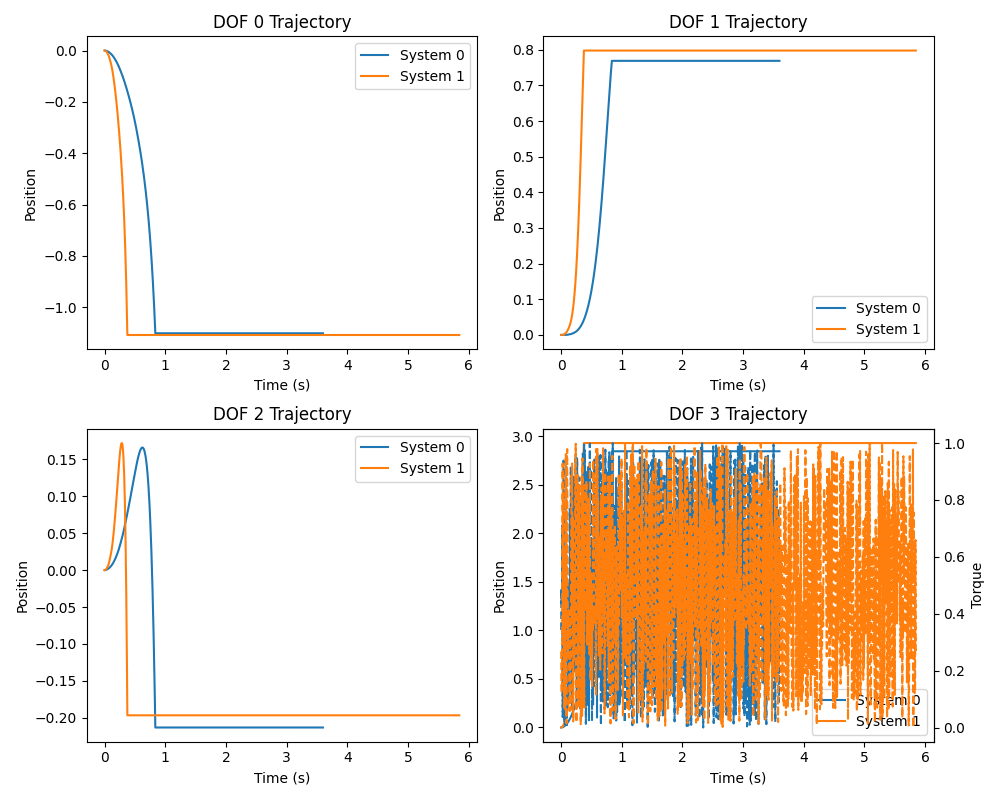

The Python source for this figure:
import taichi as ti
import numpy as np
from taichi import sin, cos
import time
import matplotlib.pyplot as plt
import os
this_dir = os.path.dirname(os.path.abspath(__file__))

# ti.init(arch=ti.cpu, cpu_max_num_threads=1)
ti.init(arch=ti.cuda)

PI = np.pi
M_PI_4 = np.pi / 4.0
M_SQRT2 = np.sqrt(2.0)

[h, r, m, g, h2,  Isx, Isy, Isz,  Iax, Iay, Iaz] = [0.1, 0.05, 0.5, 9.81, -0.01,  9E-4, 9E-4, 25E-4,  4E-9, 9E-9, 9E-9]

@ti.func
def get_MCG(q:ti.types.vector(4), q_dot:ti.types.vector(4)):
    yaw, pit, rol, q4 = q
    yawd, pitd, rold, q4d = q_dot
    M = ti.Matrix.zero(ti.float32, 4, 4)
    C = ti.Matrix.zero(ti.float32, 4, 4)
    G = ti.Vector.zero(ti.float32, 4)

    x0 = sin(pit)
    x1 = cos(pit)
    x2 = pow(x1, 2)
    x3 = cos(rol)
    x4 = pow(x3, 2)
    x5 = Iaz*x4
    x6 = sin(rol)
    x7 = pow(x6, 2)
    x8 = Isy*x7
    x9 = Isz*x4
    x10 = sin(q4)
    x11 = x0*x10
    x12 = cos(q4)
    x13 = x1*x12
    x14 = x13*x6
    x15 = x11 + x14
    x16 = x0*x12
    x17 = x1*x10
    x18 = x17*x6
    x19 = x16 - x18
    x20 = pow(h, 2)
    x21 = sin(yaw)
    x22 = cos(yaw)
    x23 = x0*x3
    x24 = x21*x6 + x22*x23
    x25 = x21*x23 - x22*x6
    x26 = pow(h2, 2)
    x27 = pow(r, 2)
    x28 = h*h2
    x29 = 2*x28
    x30 = x2*x27
    x31 = pow(x12, 2)
    x32 = x27*x31
    x33 = x30*x4
    x34 = x2*x4
    x35 = r*x3
    x36 = x1*x35
    x37 = 2*x36
    x38 = h2*x16
    x39 = x20*x4
    x40 = x26*x4
    x41 = 2*x31
    x42 = h*x6
    x43 = x10*x35
    x44 = 2*x2
    x45 = x43*x44
    x46 = h2*x6
    x47 = Iay*x3
    x48 = x1*x6
    x49 = x1*x3
    x50 = x49*x6
    x51 = Iaz*x6
    x52 = m*r
    x53 = x17*x52
    x54 = h*x53
    x55 = h2*x53
    x56 = x10*x47
    x57 = Iax*x3
    x58 = x10*x57
    x59 = m*x20
    x60 = m*x26
    x61 = h2*x49
    x62 = 2*m
    x63 = x42*x62
    x64 = r*x16
    x65 = m*x64
    x66 = x42*x65
    x67 = -x66
    x68 = pow(x10, 2)
    x69 = Iax*x68
    x70 = Iay*x68
    x71 = 2*x7
    x72 = m*x27
    x73 = x10*x72
    x74 = x3*x73
    x75 = x6*x72
    x76 = x68*x75
    x77 = Isy*x50 - Isz*x50 + x16*x56 - x16*x58 + x16*x74 + x20*x50 - x46*x65 + x47*x48 - x49*x51 - x49*x76 + x50*x59 + x50*x60 + x50*x69 - x50*x70 + x54*x71 - x54 + x55*x71 - x55 + x61*x63 + x67
    x78 = Iax*x0
    x79 = x0*x20
    x80 = m*x29
    x81 = h*x35
    x82 = m*x81
    x83 = x13*x82
    x84 = h2*x12
    x85 = x68*x72
    x86 = Iax*x0*x68 + Iax*x1*x10*x12*x6 - Iay*x10*x14 - Isx*x0 - m*x36*x84 - m*x79 - x0*x60 - x0*x70 - x0*x80 - x0*x85 - x14*x73 - x78 - x79 - x83
    x87 = Iaz*x3
    x88 = x1*x87
    x89 = h2*m
    x90 = x46*x52
    x91 = q4 + M_PI_4
    x92 = sin(x91)
    x93 = M_SQRT2
    x94 = h*x93
    x95 = x92*x94
    x96 = x0*x95
    x97 = cos(x91)
    x98 = x42*x52
    x99 = 2*rol
    x100 = -x99
    x101 = pit + x100
    x102 = pit + x99
    x103 = (1.0/4.0)*sin(x101) - 1.0/4.0*sin(x102)
    x104 = x20*x49
    x105 = x104*x24
    x106 = x104*x25
    x107 = h*x49
    x108 = m*(x42 - x43 + x46)
    x109 = Iax*x4
    x110 = Isy*x4
    x111 = Iay*x31
    x112 = x111*x4
    x113 = m*x39
    x114 = x4*x60
    x115 = x109*x31
    x116 = x4*x72
    x117 = m*x4
    x118 = x117*x32
    x119 = x43*x46
    x120 = Iaz + x72
    x121 = -x56 + x58 - x74 + x90 + x98
    x122 = x12*x121
    x123 = h2*x10
    x124 = m*x35
    x125 = h*m*r*x3*x93*x97 - x123*x124 - x51 - x75
    x126 = x84 + x95
    x127 = -x126*x52
    x128 = x1*x42*x93
    x129 = Iax*x19
    x130 = Iay*x15
    x131 = x10*x12
    x132 = r*x131
    x133 = x0*x1
    x134 = r*x133*x6
    x135 = x12*x2*x3
    x136 = 1.0*x129*x15 - 1.0*x130*x19 + 1.0*x52*(x107*x11 + x11*x61 - x132*x34 + x132*x44 - x132 - x134*x41 + x134 + x135*x42 + x135*x46)
    x137 = 1.0*x1
    x138 = x11*x6
    x139 = x16*x6
    x140 = x133*x27
    x141 = x12*x81
    x142 = x35*x84
    x143 = x131*x6
    x144 = x1*x4
    x145 = x133*x32
    x146 = x11*x37
    x147 = 0.5*Isx*sin(2*pit) + 1.0*m*(x133*x29*x4 + x133*x40 - x140*x4 + x140 + x141*x44 - x141 + x142*x44 - x142 - x143*x27 + 2*x143*x30 + x144*x79 + x145*x4 - 2*x145 + x146*x42 + x146*x46) + 1.0*x105*x22 + 1.0*x106*x21 + 1.0*x129*(x13 + x138) - 1.0*x130*(x139 - x17) - 1.0*x133*x5 - 1.0*x133*x8 - 1.0*x133*x9
    x148 = 1.0*x3
    x149 = x148*x68*x78
    x150 = 1.0*x70
    x151 = x150*x23
    x152 = 1.0*x23
    x153 = 1.0*x14
    x154 = x153*x58
    x155 = x13*x52
    x156 = h*x155
    x157 = 1.0*x156
    x158 = 1.0*x11
    x159 = x137*x7
    x160 = x52*x84
    x161 = x153*x56
    x162 = x153*x74
    x163 = 0.5*Iay
    x164 = x3*x78
    x165 = 0.5*Iaz
    x166 = x163*x23 - 0.5*x164 - x165*x23 + 0.5*x54 - 0.5*x66
    x167 = x149 - x151 - x152*x85 + x154 + x157*x7 + x158*x90 + x158*x98 + x159*x160 - x161 - x162 + x166
    x168 = 0.5*Iax
    x169 = 0.5*Isx
    x170 = 0.5*Isy
    x171 = 0.5*Isz
    x172 = 1.0*x20
    x173 = m*x28
    x174 = 2.0*x173
    x175 = 1.0*x59
    x176 = 1.0*x60
    x177 = 2.0*m
    x178 = x1*(-1.0*x109 - 1.0*x110 - 1.0*x112 - 1.0*x113 - 1.0*x114 + 1.0*x115 + 1.0*x116 - 2.0*x117*x28 - 1.0*x118 - x119*x177 + x163 - x165 + x168 + x169 + x170 - x171 + x172 + x174 + x175 + x176 - x177*x42*x43 - 1.0*x39 + 1.0*x5 + 1.0*x9)
    x179 = 1.0*x52
    x180 = h*x11
    x181 = h2*x11
    x182 = 1.0*x13
    x183 = 2.0*x52*x7
    x184 = cos(x101) - cos(x102)
    x185 = 0.25*x184
    x186 = -x147*yawd
    x187 = 1.0*x48
    x188 = 1.0*x16
    x189 = x10*x188
    x190 = Iay*x189
    x191 = Iax*x189
    x192 = m*x32
    x193 = x188*x73
    x194 = x1*x168
    x195 = x1*x163
    x196 = 0.5*x1*x51 + x194*x6 - x195*x6 - 0.5*x83
    x197 = -Iax*x187*x31 + x111*x187 + x187*x192 + x190 - x191 + x193 + x196
    x198 = x94*x97
    x199 = q4d*x179
    x200 = x136*yawd
    x201 = x0*x47
    x202 = 2*x14
    x203 = -Iax*x0*x3 - 2*Iax*x1*x10*x12*x3*x6 - 2*Iay*x0*x3*x31 - Iaz*x0*x3 - 2*m*x0*x27*x3*x31 + 2*x144*x160 + 2*x156*x4 + x164*x41 + x201 + x202*x56 + x202*x74 + x54 + x67
    x204 = 0.5*q4d
    x205 = x1*x172
    x206 = x1*x174
    x207 = x1*x175
    x208 = x1*x176
    x209 = 1.0*x10*x139
    x210 = 1.0*x124
    x211 = 2.0*x124
    x212 = x10*x75
    x213 = Iax*x209 - Iay*x159 - Iay*x209 + Iaz*x159 + Isz*x159 - x1*x165 + x1*x169 + x1*x170 - x1*x171 - x137*x8 - x159*x69 + x159*x70 + x159*x85 + x17*x211*x42 + x17*x211*x46 - x188*x212 - x188*x82 + x194 + x195 - x205*x7 + x205 - x206*x7 + x206 - x207*x7 + x207 - x208*x7 + x208 - x210*x38
    x214 = 2*q4
    x215 = sin(x214)
    x216 = sin(x99)
    x217 = 0.25*x216
    x218 = Iax*x217
    x219 = 0.25*q4d
    x220 = x215*x219
    x221 = Iay*x217
    x222 = x170*x216
    x223 = 0.5*x216
    x224 = x20*x223
    x225 = x173*x216
    x226 = x223*x59
    x227 = x223*x60
    x228 = sin(x100 + x214)
    x229 = sin(x214 + x99)
    x230 = 0.125*Iax
    x231 = x228*x230
    x232 = 0.125*Iay
    x233 = x228*x232
    x234 = x229*x232
    x235 = sin(q4 + x100)
    x236 = x219*x235
    x237 = sin(q4 + x99)
    x238 = 0.125*x72
    x239 = x228*x238
    x240 = x229*x238
    x241 = 2*x3
    x242 = x12*x98 - x47 + x57 + x87
    x243 = x192*x241 + x242 + x41*x47 - x41*x57
    x244 = x10*x6
    x245 = x35*x89
    x246 = 0.5*x52
    x247 = h*x246
    x248 = h2*x246
    x249 = pitd*(-x165*x216 - x171*x216 - x217*x72 + x218 + x221 + x222 + x224 + 1.0*x225 + x226 + x227 - x229*x230 + x231 - x233 + x234 - x235*x247 - x235*x248 - x237*x247 - x237*x248 - x239 + x240) - x213*yawd
    x250 = pitd*x122*x148
    x251 = 0.5*rold
    x252 = 0.5*x203
    x253 = 1.0*x17
    x254 = x137*x76 + x150*x48 - x187*x69 - x190 + x191 - x193 + x196 + x245*x253 + x253*x82
    x255 = 2*x10
    x256 = -x241*x69 + x241*x70 + x241*x85 + x242 - x255*x90 - x255*x98
    x257 = x215*(-Iax + Iay + x72)
    x258 = 0.5*pitd*x256 + x251*x257 + x254*yawd
    x259 = 1.0*x31
    x260 = h*x23
    M[0,0] = Iax*pow(x19, 2) + Iay*pow(x15, 2) + Isx*pow(x0, 2) + m*(h*x16*x37 + 2*x16*x18*x27 - x2*x39 - x2*x40 + x20 + x26 + x27 - x29*x34 + x29 + x30*x41 - x30 - x31*x33 - x32 + x33 + x37*x38 - x42*x45 - x45*x46) + x2*x5 + x2*x8 + x2*x9 + x20*pow(x24, 2) + x20*pow(x25, 2)
    M[0,1] = x77
    M[0,2] = x86
    M[0,3] = x1*x93*x97*x98 - x17*x90 + x49*x72 + x52*x96 + x64*x89 + x88
    M[1,0] = Iaz*x103 - Isy*x103 + Isz*x103 + x105*x21 - x106*x22 + x108*(r*x18 + x107 + x61 - x64) + x12*x15*x47 - x19*x58
    M[1,1] = Isz + x109 + x110 + x112 + x113 + x114 - x115 - x116 + x117*x29 + x118 + x119*x62 + x120 + x39 + x43*x63 - x5 - x9
    M[1,2] = x122
    M[1,3] = x125
    M[2,0] = x86
    M[2,1] = x122
    M[2,2] = Iax + Isx + x20 + x59 + x60 - x69 + x70 + x80 + x85
    M[2,3] = x127
    M[3,0] = -x52*(h2*x1*x10*x6 - x128*x97 - x36 - x38 - x96) + x88
    M[3,1] = x125
    M[3,2] = x127
    M[3,3] = x120 + x59
    C[0,0] = pitd*x147 - q4d*x136 + rold*x137*x77
    C[0,1] = -pitd*(Iay*x185 - Iaz*x185 + Isy*x185 - Isz*x185 + x149*x6 - x151*x6 - x152*x76 + 0.5*x173*x184 - x179*x180 - x179*x181 + x180*x183 + x181*x183 - x182*x56 + x182*x58 - x182*x74 + x182*x90 + x182*x98 + x185*x20 + x185*x59 + x185*x60) + q4d*x167 - rold*x178 - x186
    C[0,2] = -pitd*x178 - q4d*x197 + 1.0*rold*x1*x12*x121 + 1.0*x1*x77*yawd
    C[0,3] = pitd*x167 - rold*x197 - x199*(-x0*x198 + x128*x92 + x13*x46 + x181) - x200
    C[1,0] = rold*x213 + x186 - x203*x204
    C[1,1] = 0.25*Iax*q4d*x215 + 0.125*Iax*q4d*x228 + 0.125*Iax*q4d*x229 + 0.125*Iax*rold*x229 + 0.125*Iay*rold*x228 - Iay*x220 + 0.5*Iaz*rold*x216 + 0.5*Isz*rold*x216 + 0.25*h*m*q4d*r*x237 + 0.5*h*m*r*rold*x235 + 0.5*h*m*r*rold*x237 - h*x236*x52 + 0.25*h2*m*q4d*r*x237 + 0.5*h2*m*r*rold*x235 + 0.5*h2*m*r*rold*x237 - h2*x236*x52 + 0.25*m*rold*x216*x27 + 0.125*m*rold*x228*x27 - q4d*x233 - q4d*x234 - q4d*x239 - q4d*x240 - rold*x218 - rold*x221 - rold*x222 - rold*x224 - 1.0*rold*x225 - rold*x226 - rold*x227 - rold*x231 - rold*x234 - rold*x240 - x220*x72
    C[1,2] = 1.0*rold*x12*(-Iax*x244 + Iay*x244 + x212 + x245 + x82) - x204*x243 - x249
    C[1,3] = -q4d*x126*x210 - x243*x251 + x250 - x252*yawd
    C[2,0] = -pitd*x213 + q4d*x254 - x137*x77*yawd
    C[2,1] = x204*x256 + x249
    C[2,2] = x204*x257
    C[2,3] = -x199*(-x123 + x198) + x258
    C[3,0] = pitd*x252 - rold*x254 + x200
    C[3,1] = -x250 - x251*x256 + yawd*(x144*x179*x84 - x152*x192 - x154 + x157*x4 + x161 + x162 + x164*x259 + x166 - x201*x259)
    C[3,2] = -x258
    C[3,3] = 0
    G[0] = 0
    G[1] = -g*(m*x260 + x138*x52 + x155 + x23*x89 + x260)
    G[2] = g*x1*(-x108 - x42)
    G[3] = g*x15*x52

    return M, C, G

@ti.func
def print_matrix(M):
    ti.loop_config(serialize=True)  #Ensures sequential execution
    for i in range(M.n):
        for j in range(M.m):
            print(M[i,j], end=" ")
        print('')

steps = 1000
n_systems = 2
q = ti.Vector.field(4, dtype=ti.f32, shape=(steps, n_systems), needs_grad=True)  # Add needs_grad for debugging
q_dot = ti.Vector.field(4, dtype=ti.f32, shape=(steps, n_systems), needs_grad=True)
tau = ti.field(dtype=ti.f32, shape=(steps, n_systems), needs_grad=True)
dt = ti.field(dtype=ti.f32, shape=n_systems, needs_grad=True)
loss = ti.field(dtype=ti.f32, shape=(), needs_grad=True)

# q.fill(0)
# q_dot.fill(0)
# tau.fill(0)
dt.fill(0.001)

# tau.fill(-0.05)

@ti.kernel
def init():
    for i in range(n_systems):
        q[0,i] = ti.Vector([0,0,0,0])
        q_dot[0,i] = ti.Vector([0,0,0,0])

        for t in range(steps):
            tau[t,i] = sin(5 * (t/steps + 0.25) * 2*np.pi)

fall_threshold = np.deg2rad(45) #compiled into the kernel
@ti.kernel
def simulate_step(t: ti.i32):
    # ti.loop_config(parallelize=1)  #Ensures sequential execution
    for i in range(n_systems):
    
        M, C, G = get_MCG(q[t,i], q_dot[t,i])

        M_inv = M.inverse()

        tau_all = ti.Vector.zero(ti.f32, 4)
        tau_all[3] = tau[t, i]
        # print(q[t,i])

        
        # pitch = 
        # roll = 
        # is_fallen = 
        # ti.select(cos(q[t,i][1])*cos(q[t,i][2]) < cos(fall_threshold))


        q_ddot = M_inv @ (tau_all - C @ q_dot[t,i] - G)
        q_dot[t+1,i] = q_dot[t,i] + q_ddot * dt[i]
        # q[t+1,i] = q[t,i] + q_dot[t,i] * dt[i]
        q[t+1,i] = q[t,i]

        if(cos(q[t,i][1])*cos(q[t,i][2]) > cos(fall_threshold)):
            q[t+1,i] += q_dot[t,i] * dt[i]


@ti.kernel
def compute_loss():
    loss[None] += q[steps-1,0].norm_sqr() #just the first system

def forward():
    for t in range(steps-1):
        simulate_step(t)
    compute_loss()
    


if __name__ == "__main__":
    init()

    start_time = time.time()
    with ti.ad.Tape(loss):
        forward() 

    print(f"Loss: {loss[None]}")
    print(f"Time: {time.time() - start_time:0.4f}s")

    q_np = q.to_numpy()
    q_dot_np = q_dot.to_numpy()
    q_grad_np = q.grad.to_numpy()
    print(f"dloss/dq:\n{q_grad_np[0]}")

    print(f"d(loss)/d(dt):\n{dt.grad}")

    plt.figure(figsize=(10, 8))
    for dof in range(4):
        ax = plt.subplot(2, 2, dof + 1)
        for system in range(2):
            ax.plot(np.arange(steps) * dt.to_numpy()[system], q_np[:, system, dof], label=f'System {system}')
        if dof == 3:  # For DOF 3 plot
            ax2 = plt.gca().twinx()  # Create second y-axis
            for system in range(2):
                ax2.plot(np.arange(steps) * dt.to_numpy()[system], 
                        tau.to_numpy()[:,system], '--', 
                        label=f'Torque {system}')
            ax2.set_ylabel('Torque')
            # Add second legend for torque plots
            lines1, labels1 = plt.gca().get_legend_handles_labels()
            lines2, labels2 = ax2.get_legend_handles_labels()
            # ax2.legend(lines1 + lines2, labels1 + labels2, loc='upper right')
        plt.title(f'DOF {dof} Trajectory')
        ax.set_xlabel('Time (s)')
        ax.set_ylabel('Position')
        ax.legend()
    plt.tight_layout()
    plt.savefig(f'{this_dir}/dynamics.png')

    os.makedirs(f"{this_dir}/results", exist_ok=True)
    np.save(f'{this_dir}/results/q.npy', q_np)
    np.save(f'{this_dir}/results/q_dot.npy', q_dot_np)

